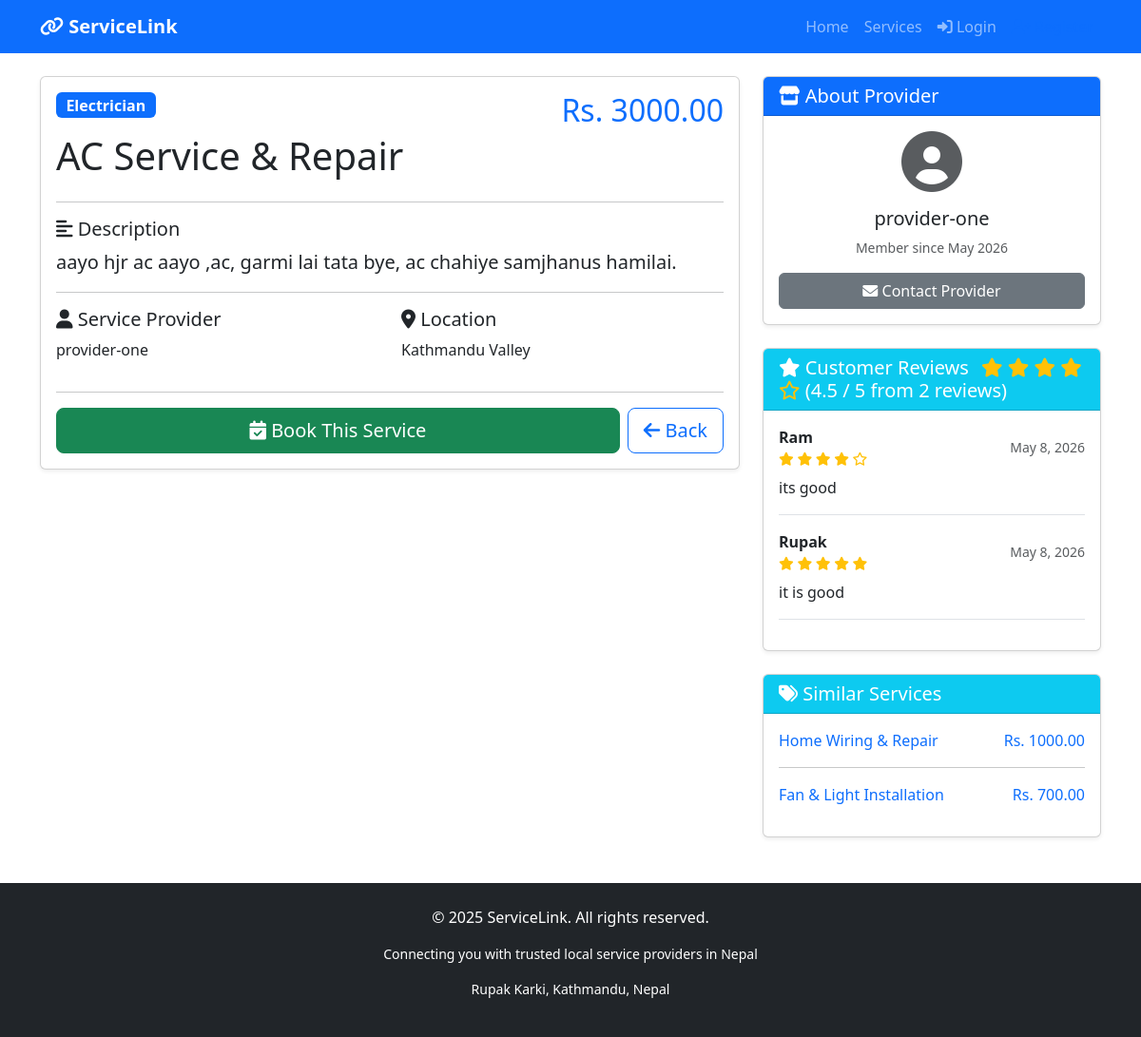
/services/6/, run on an earlier commit of the app's database.
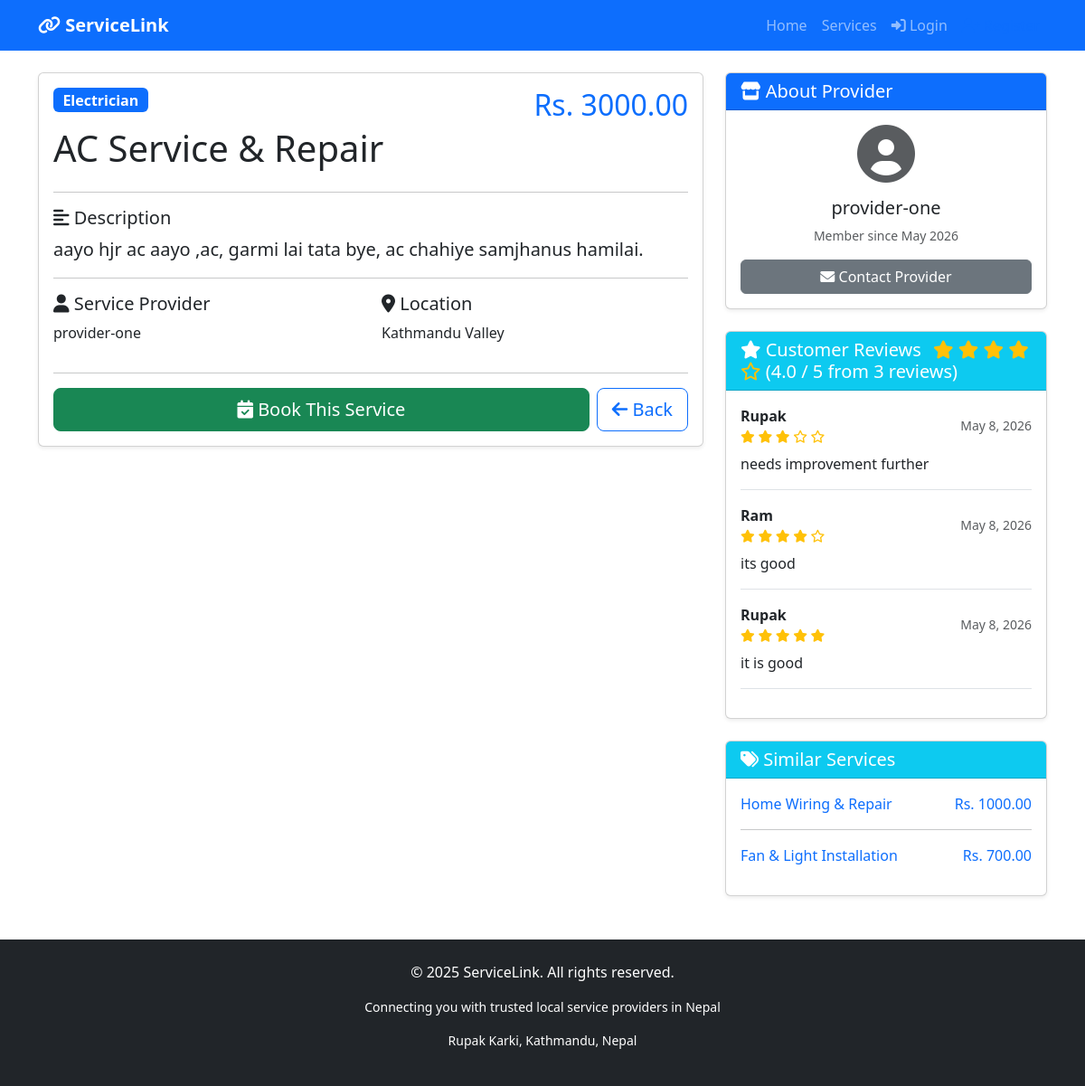
And on a later commit of the database.
### services/models.py (models this page shows, shortened)
class Review(models.Model):
    booking = models.OneToOneField(Booking, on_delete=models.CASCADE, related_name='review')
    rating = models.IntegerField(choices=[(i, i) for i in range(1, 6)])  # 1 to 5 stars
    comment = models.TextField()
    created_at = models.DateTimeField(auto_now_add=True)
    class Meta:
        ordering = ['-created_at']

class Booking(models.Model):
    STATUS_CHOICES = [
        ('pending', 'Pending'),
        ('confirmed', 'Confirmed'),
        ('completed', 'Completed'),
        ('cancelled', 'Cancelled'),
    ]
    service = models.ForeignKey(Service, on_delete=models.CASCADE, related_name='bookings')
    customer = models.ForeignKey(User, on_delete=models.CASCADE, related_name='bookings')
    booking_date = models.DateTimeField()
    special_requests = models.TextField(blank=True)
    status = models.CharField(max_length=20, choices=STATUS_CHOICES, default='pending')
    created_at = models.DateTimeField(auto_now_add=True)
    updated_at = models.DateTimeField(auto_now=True)
    class Meta:
        ordering = ['-created_at']

class Service(models.Model):
    title = models.CharField(max_length=200)
    description = models.TextField()
    price = models.DecimalField(max_digits=10, decimal_places=2)
    category = models.ForeignKey(Category, on_delete=models.CASCADE)
    provider = models.ForeignKey(User, on_delete=models.CASCADE, related_name='services')
    image = models.ImageField(upload_to='services/', blank=True, null=True)
    location = models.CharField(max_length=200, blank=True)
    is_available = models.BooleanField(default=True)
    created_at = models.DateTimeField(auto_now_add=True)

### services/views.py (the view)
# urls.py: path('<int:pk>/', views.service_detail, name='service_detail'),
def service_detail(request, pk):
    service = get_object_or_404(Service, pk=pk, is_available=True)
    related_services = Service.objects.filter(
        category=service.category,
        is_available=True
    ).exclude(pk=pk)[:3]  # Show max 3 related services
    reviews = Review.objects.filter(booking__service=service)
    if reviews.exists():
        avg_rating = sum(r.rating for r in reviews) / reviews.count()
        avg_rating = round(avg_rating, 1)  # One decimal place
    else:
        avg_rating = 0
    context = {
        'service': service,
        'related_services': related_services,
        'reviews': reviews,
        'avg_rating': avg_rating,
        'review_count': reviews.count(),
    }
    return render(request, 'services/service_detail.html', context)

### services/templates/services/service_detail.html (shortened to what the changed rows need)
{% extends 'base.html' %}
{% block content %}
<div class="container mt-4">
    <div class="row">
        <div class="col-md-8">
            <div class="card shadow-sm">
                <div class="card-body">
                    <div class="d-flex justify-content-between align-items-start mb-3">
                        <div>
                            <h1 class="mt-3">{{ service.title }}</h1>
                        </div>
                        <h2 class="text-primary">Rs. {{ service.price }}</h2>
                    </div>
                </div>
            </div>
        </div>
        <div class="col-md-4">
            <div class="card shadow-sm mt-4">
                <div class="card-header bg-info text-white">
                    <h5 class="mb-0">
                        <i class="fas fa-star"></i> Customer Reviews
                        {% if avg_rating > 0 %}
                            <span class="ms-2">
                                {% for i in "12345"|make_list %}
                                    {% if forloop.counter <= avg_rating %}
                                        <i class="fas fa-star text-warning"></i>
                                    {% else %}
                                        {% if forloop.counter <= avg_rating|add:0.5 %}
                                            <i class="fas fa-star-half-alt text-warning"></i>
                                        {% else %}
                                            <i class="far fa-star text-warning"></i>
                                        {% endif %}
                                    {% endif %}
                                {% endfor %}
                                ({{ avg_rating }} / 5 from {{ review_count }} reviews)
                            </span>
                        {% endif %}
                    </h5>
                </div>
                <div class="card-body">
                    {% if reviews %}
                        {% for review in reviews %}
                            <div class="border-bottom mb-3 pb-3">
                                <div class="d-flex justify-content-between align-items-center">
                                    <div>
                                        <strong>{{ review.booking.customer.username }}</strong>
                                        <div class="text-warning small">
                                            {% for i in "12345"|make_list %}
                                                {% if forloop.counter <= review.rating %}
                                                    <i class="fas fa-star"></i>
                                                {% else %}
                                                    <i class="far fa-star"></i>
                                                {% endif %}
                                            {% endfor %}
                                        </div>
                                    </div>
                                    <small class="text-muted">
                                        {{ review.created_at|date:"F j, Y" }}
                                    </small>
                                </div>
                                <p class="mt-2 mb-0">{{ review.comment }}</p>
                            </div>
                        {% endfor %}
                    {% endif %}
                </div>
            </div>
            {% if related_services %}
                <div class="card shadow-sm mt-4">
                    <div class="card-body">
                        {% for related in related_services %}
                            <div class="mb-3">
                                <a href="{% url 'service_detail' related.id %}" class="text-decoration-none">
                                    <div class="d-flex justify-content-between">
                                        <span>{{ related.title|truncatechars:25 }}</span>
                                        <span class="text-primary">Rs. {{ related.price }}</span>
                                    </div>
                                </a>
                            </div>
                            {% if not forloop.last %}<hr>{% endif %}
                        {% endfor %}
                    </div>
                </div>
            {% endif %}
        </div>
    </div>
</div>
{% endblock %}

What changed in the data, as far as the page shows it:
added Review: booking.customer.username "Rupak", rating 3 (drawn), created_at "May 8, 2026", comment "needs improvement further"
Also different on the page:
{{ avg_rating }}: "4.5" → "4.0"
{{ review_count }}: "2" → "3"
